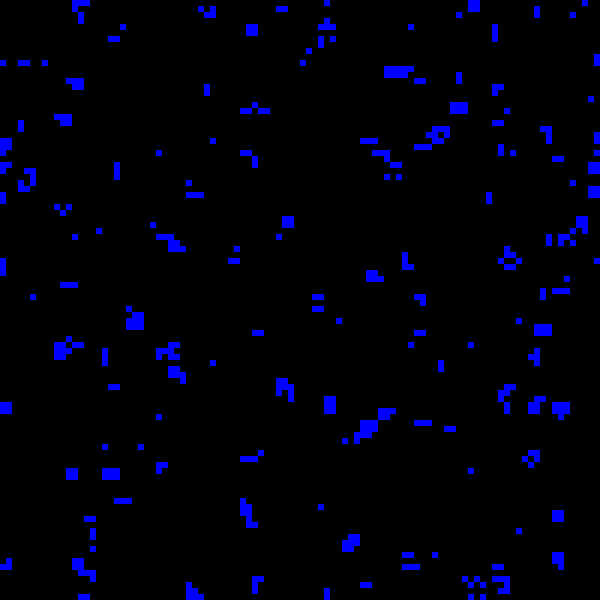
Frame 1 (no input)
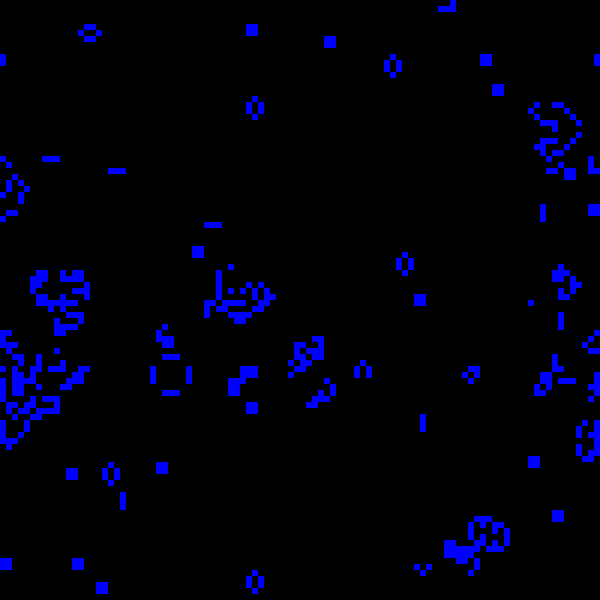
Frame 60 (the mouse pressed at the canvas centre just before this capture)
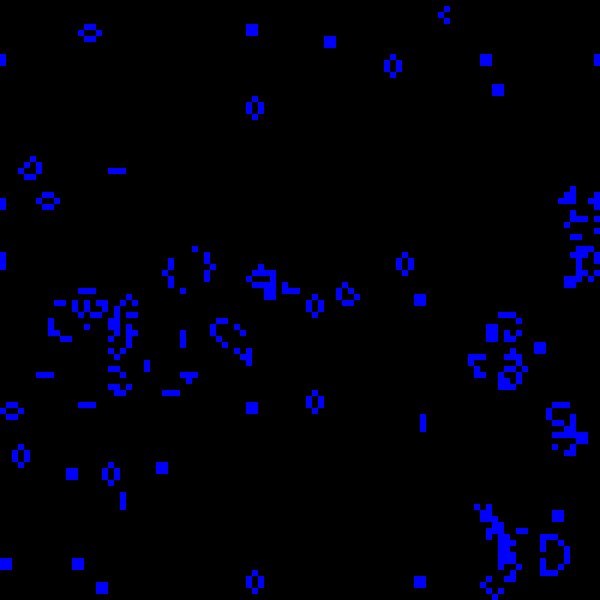
Frame 120 (the mouse held since frame 60 and released just before this capture)

The Processing sketch that drew these frames (run headless with seeded random() and noise(); from frame 60 on, the mouse is pressed at the canvas centre):

// Processing sketch: conway
// ── conway.pde
int WWIDTH = 100;
int WHEIGHT = 100;
int world[][][];
int cur,next;

void onestep() {
  for (int i = 0; i < WWIDTH; i++) {
    for (int j = 0; j < WHEIGHT; j++) {
      int up = (j-1+WHEIGHT) % WHEIGHT;
      int down = (j+1+WHEIGHT) % WHEIGHT;
      int left = (i-1+WWIDTH) % WWIDTH;
      int right = (i+1+WWIDTH) % WWIDTH;
      
      int count = 0;
      count += world[cur][i][up];
      count += world[cur][i][down];
      count += world[cur][left][up];
      count += world[cur][left][down];
      count += world[cur][right][up];
      count += world[cur][right][down];
      count += world[cur][left][j];
      count += world[cur][right][j];
      
      world[next][i][j] = world[cur][i][j];
      if (world[cur][i][j] == 0) {
        if (count == 3) {
          world[next][i][j] = 1;
        }
      }
      if (world[cur][i][j] == 1) {
        if (count < 2 || count > 3) {
          world[next][i][j] = 0;
        }
      }
    }
  }
  
  cur = (cur + 1) % 2;
  next = (next + 1) % 2;
}

void setup() {
  size(600,600);
  cur = 0;
  next = 1;
  world = new int[2][WWIDTH][WHEIGHT];
  for (int i = 0; i < WWIDTH; i++) {
    for (int j = 0; j < WHEIGHT; j++) {
      if (random(1.0) < 0.1) {
        world[cur][i][j] = 1;
      } else {
        world[cur][i][j] = 0;
      }
      world[next][i][j] = 0;
    }
  }
}

void draw() {
  onestep();
  
  int CH = height / WHEIGHT;
  int CW = width / WWIDTH;
  background(204);
  noStroke();
  
  for (int i = 0; i < WWIDTH; i++) {
    for (int j = 0; j < WHEIGHT; j++) {
      if (world[cur][i][j] == 1) { 
        fill(color(0,0,255)); 
      } else { 
        fill(color(0,0,0)); 
      }
      rect(i*CW, j*CH, CW, CH);
    }
  }
}
